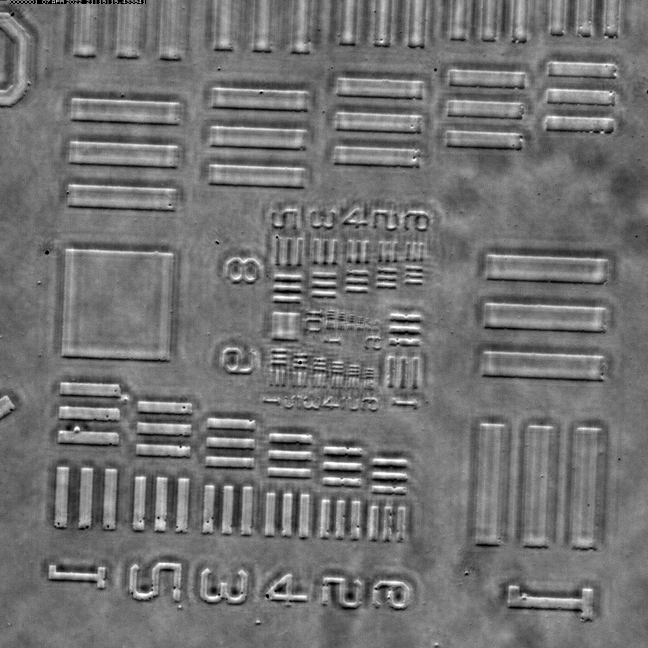
%> input picture rawdata/r1.bmp, 1296 x 1296 px (shown at 1/2 size)
$ octave PT_ZSH_DPC_2022.m   (GNU Octave 9; MATLAB toolbox functions it lacks are replaced by stand-ins)
%> lines starting %> are read from the running program, lines starting %| are printed output that depends on the picture; in (x1, y1, x2, y2) boxes, pixels count from 0 and x2, y2 are one past the last pixel; in counts of white or black regions, pixels touching at a corner belong together; the program's own positions count from 1
### func/init_computation.m
%%
scale = unit / mag;

pic = size(img1);

x_len = pic(2) * scale;
y_len = pic(1) * scale;

x = linspace(-x_len/2,x_len/2,pic(2));
y = linspace(-y_len/2,y_len/2,pic(1));
[x,y] = meshgrid(x,y);


fx = (-pic(2)/2:pic(2)/2-1)/x_len;
fy = (-pic(1)/2:pic(1)/2-1)/y_len;
[Fx, Fy]   = meshgrid(fx, fy);
pupil = sqrt(Fx.^2 + Fy.^2) < (na_obj/lambda);


otf_dx = psf2otf([1,-2,1],size(img1));
otf_dy = psf2otf([1;-2;1],size(img1));
otf_dz = psf2otf([-1,1;1,-1],size(img1));

sss = (img1 + img2 + img3 + img4)/2;

img_dpc(:,:,1) = (img1 - img2)./(sss + eps);
img_dpc(:,:,2) = (img3 - img4)./(sss + eps);

imwrite(mat2gray(abs(img_dpc(:,:,1))),'sample_dpc.png')
S0 = ((sqrt(Fx.^2+Fy.^2) < (na_illum/lambda))) .* ...
     ((sqrt(Fx.^2+Fy.^2) > (na_inner*na_illum/lambda)));

mask_dpc(:,:,1) = -sign(Fy);
mask_dpc(:,:,2) = -sign(Fx);

### func/init_pupilpara.m
H_ph = zeros(pic(1),pic(2),num_dpc);
H_ab = zeros(pic(1),pic(2),num_dpc);
%
Ft = @(x) fft2(x);
iFt = @(x) ifft2(x);


numer = 0;
denom = 0;
for dpc = 1:2
    S = S0.*mask_dpc(:,:,dpc);
    FSP = conj(Ft(S.*pupil)).*Ft(pupil);

    H_ab_0 =  2*iFt(real(FSP));
    H_ph_0 = -2*iFt(imag(FSP));

    Htot = sqrt(abs(H_ab_0).^2+abs(H_ph_0).^2);
    Htotmax = max(max(Htot));
    H_ab(:,:,dpc) = H_ab_0./Htotmax;
    H_ph(:,:,dpc) = H_ph_0./Htotmax;

    numer = numer + Ft(img_dpc(:,:,dpc)).*conj(H_ph(:,:,dpc));
    denom = denom + abs(H_ph(:,:,dpc)).^2;
end

### func/solver/solver_L2_DPC.m
function o_L2 = solver_L2_DPC(numer,denom,beta_L2,if_retinex)

%% L2-DPC
[m,n,~] = size(numer);
if if_retinex
    dx = [-1,1];    otf_dx = psf2otf(dx,[m,n]);
    dy = [-1;1];    otf_dy = psf2otf(dy,[m,n]);
    NTN = abs(otf_dx).^2 + abs(otf_dy).^2;
else
    NTN = 1;
end

o_L2 = real(ifft2(numer .* NTN./(denom .* NTN + beta_L2)));
end

### func/solver/solver_L2Retinex_TV_DPC.m
function o_TV = solver_L2Retinex_TV_DPC(numer,denom,beta_TV,iter,...
                                                            if_retinex)

%% Total variation regularization DPC

o = real(ifft2(numer./(denom + 1e-6)));

dx = [0,-1,1];    otf_dx = psf2otf(dx,size(o));
dy = [0;-1;1];    otf_dy = psf2otf(dy,size(o));
DTD = abs(otf_dx).^2 + abs(otf_dy).^2;

if if_retinex
    NTN = DTD;
else
    NTN = 1;
end

gx = 0;
gy = 0;
bx = 0;
by = 0;

for loop = 1:iter
    clc
    disp('TV-DPC solver, deconvolution:')
    disp([num2str(round(loop/iter * 100)),'%'])

    %% o sub-problem
    Gx = fft2(imfilter(gx + bx,dx,'circular'));
    Gy = fft2(imfilter(gy + by,dy,'circular'));

    fenzi = numer .* NTN + (Gx + Gy);
    fenmu = denom .* NTN + DTD + 1e-6;
    fft_o = fenzi./fenmu;
    o = real(ifft2(fft_o));

    %% g sub-problem
    temp_gx = imfilter(o,dx,'circular','conv');
    temp_gy = imfilter(o,dy,'circular','conv');

    gx = sign(temp_gx - bx) .* max(abs(temp_gx - bx) - beta_TV,0);
    gy = sign(temp_gy - by) .* max(abs(temp_gy - by) - beta_TV,0);

    bx = bx + gx - temp_gx;
    by = by + gy - temp_gy;
end

o_TV = o;


end

### func/init_environment.m
%% system parameters
% initialzing imaging system parameters
num_dpc   = 2;
lambda    = 0.532;
na_obj    = 0.75;
na_illum  = 0.75;
na_inner  = 0;
sigma     = na_illum / na_obj;
mag       = 40;
unit      = 5.86;

### PT_ZSH_DPC_2022.m
clc
clear

tic


%% data loading
illu_rotation = [90, 270, 0, 180];
img1 = mean(double(imread('rawdata//r1.bmp'))/255,3);
%> img1: size 1296x1296 double; min 0, max 1, mean 0.447
img2 = mean(double(imread('rawdata//r2.bmp'))/255,3);
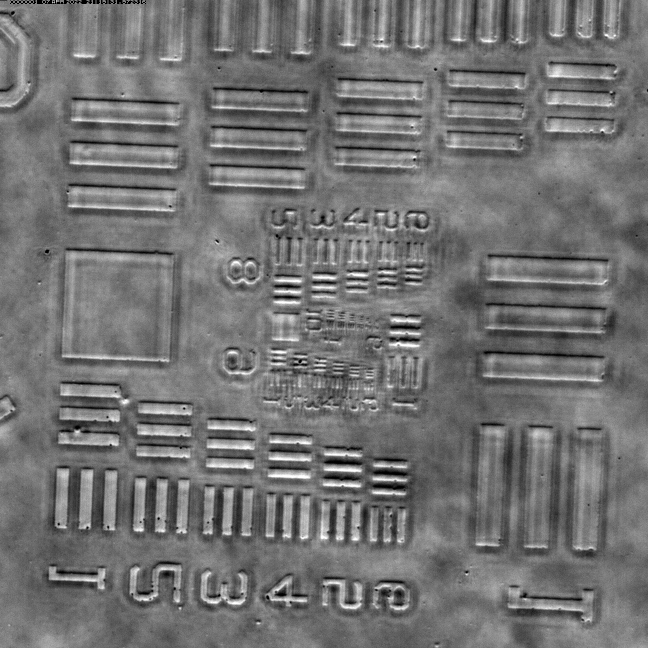
%> input picture rawdata/r2.bmp, 1296 x 1296 px (shown at 1/2 size)
%> img2: size 1296x1296 double; min 0, max 1, mean 0.448
img3 = mean(double(imread('rawdata//r3.bmp'))/255,3);
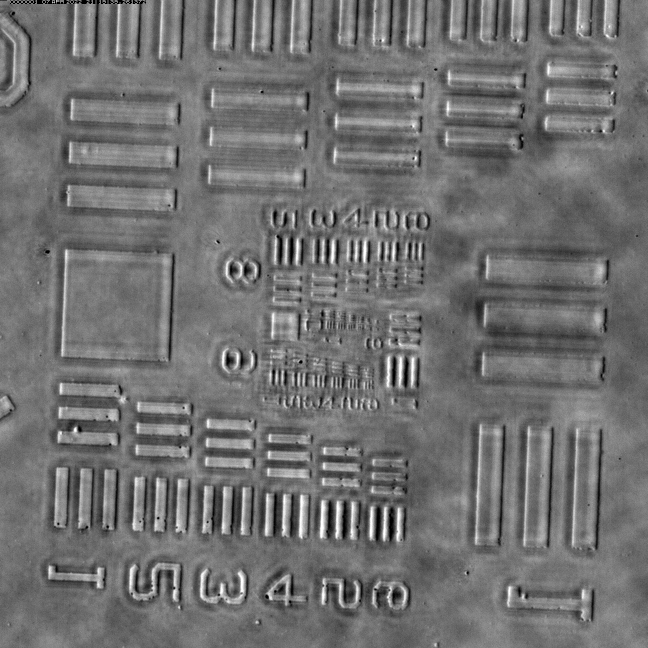
%> input picture rawdata/r3.bmp, 1296 x 1296 px (shown at 1/2 size)
%> img3: size 1296x1296 double; min 0, max 1, mean 0.441
img4 = mean(double(imread('rawdata//r4.bmp'))/255,3);
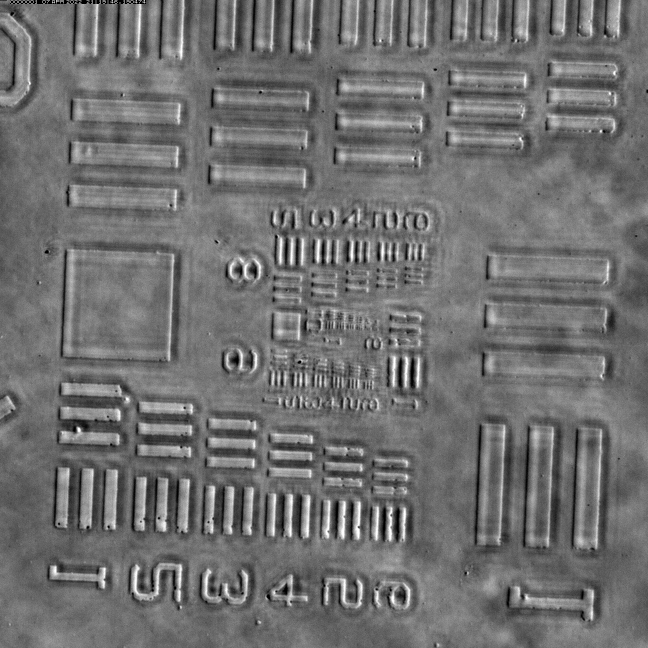
%> input picture rawdata/r4.bmp, 1296 x 1296 px (shown at 1/2 size)
%> img4: size 1296x1296 double; min 0, max 1, mean 0.438


[m,n] = size(img1);
%> m = 1296; n = 1296
img1 = img1(10:end,:);
%> img1: size 1287x1296 double
img2 = img2(10:end,:);
%> img2: size 1287x1296 double
img3 = img3(10:end,:);
%> img3: size 1287x1296 double
img4 = img4(10:end,:);
%> img4: size 1287x1296 double

img_BF = (img1+img2+img3+img4)/4;
imwrite(mat2gray(img_BF),'bf.png')


%% computation
addpath(genpath('func//'));
disp('initializing environment');init_environment;
disp('initializing computing parameters');init_computation;
%> `mask_dpc(:,:,1) = -sign(Fy);`:
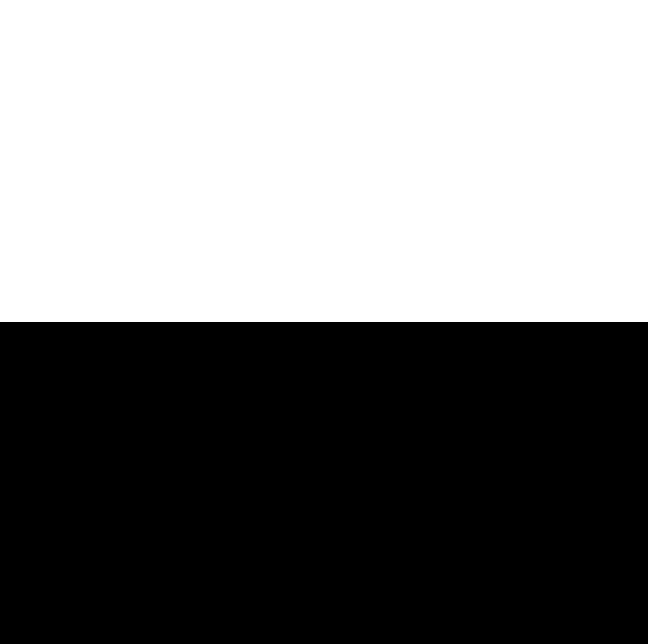
%> mask_dpc: size 1287x1296 double (shown at 1/2 size); values -1 (black) and 1 (white), 50% white; 1 black region, box (x1, y1, x2, y2) and area: (0, 644, 1296, 1287) 833328
disp('initializing pupil parameters');init_pupilpara;

%% solving

lambda_l2 = 0.0001;
lambda_tv = 0.008;
iter = 30;
if_retinex = true;

% if_retinex = false, performing dpc deconvolution with only
% total-variation regularization

o_L2 = solver_L2_DPC(numer,denom,lambda_l2,false);
o_Re = solver_L2Retinex_TV_DPC(numer,denom,...
                                     lambda_tv,...
                                     iter,...
                                     if_retinex);
%> after the loop in solver_L2Retinex_TV_DPC, `for loop = 1:iter`:
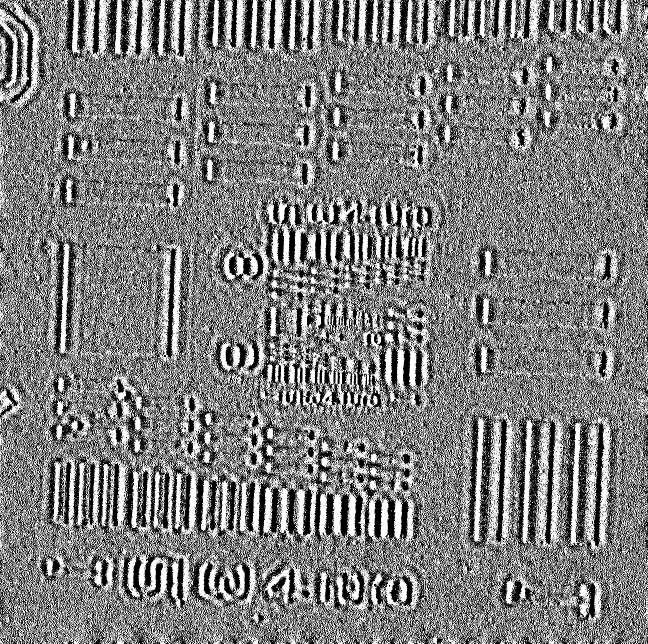
%> bx: size 1287x1296 double (shown at 1/2 size); min -0.008, max 0.008, mean -7.19e-06; drawn with min black and max white
%> after the loop in solver_L2Retinex_TV_DPC, `for loop = 1:iter`:
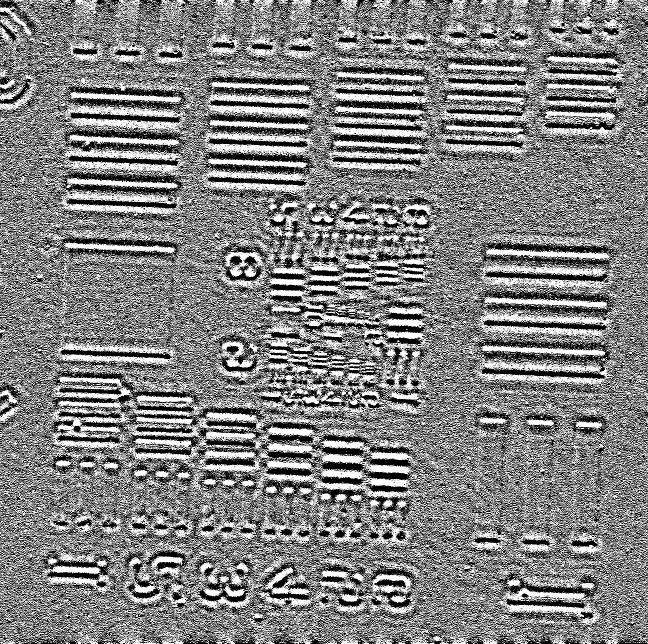
%> by: size 1287x1296 double (shown at 1/2 size); min -0.008, max 0.008, mean 0.000137; drawn with min black and max white
%> in solver_L2Retinex_TV_DPC, `o_TV = o;`:
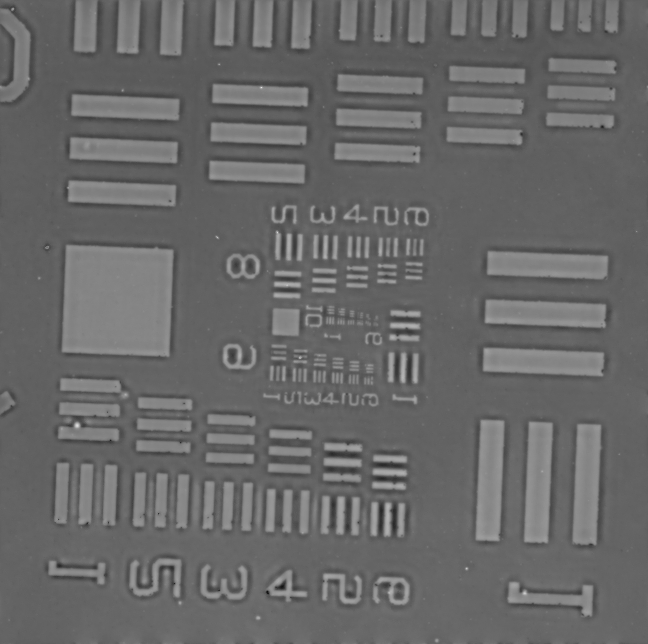
%> o_TV: size 1287x1296 double (shown at 1/2 size); min -4.19, max 6.04, mean 3.06e-14; drawn with min black and max white

figure();imshow(o_L2,[])
figure();imshow(o_Re,[])

rmpath(genpath('func//'))
